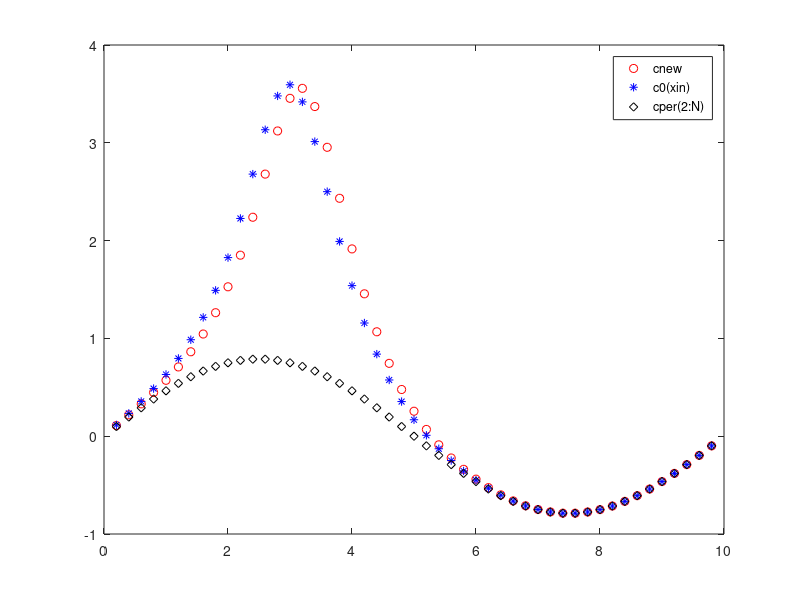

Source code (MATLAB):
% writing  the for loop in vector form:


%if we have periodic boundary condition



clear all
close all
format long
clc

L = 10;
T = 6;
ni = 0.1;

c0 = @(x) sin(2 * pi * x / L);


% boundary condition ( homogenous )
g0 = @(t)  0;
gL = @(t)  0;


nivar = @(x, t) ni * (ones(size(x)) );%+ cos(2 * pi * x / L).^2) + (1+ 0.2 * sin(t));

s = @(x) exp(-(x-L*0.3).^2/(L*0.05)^2);


N = 50;
nstep = 100;


dx = L / N;
dt = T / nstep;
% this is the mesh:
x = [0 : dx : L]';
xhalf = [dx * 0.5 : dx : L - dx * 0.5]';


xin = [dx : dx : L - dx]'; % for dirichlet boundary condition
xper = [0 : dx : L - dx]'; % for periodic boundary condition



c0per = c0(xper);
c0hat = fft(c0per);

omega = 2 * pi / L;
kk = [0 : N/2, -N/2 + 1 : -1]';
alphak = ni * (j * omega * kk) .^ 2;
chat = exp(alphak * T) .* c0hat;

cper= ifft(chat);


dt * ni / (dx.^2);

cold = c0(xin);
cnew = cold;
cnew1 = cold; 
cold1 = cold;
t = 0;

A = zeros(N-1);
b = zeros(N-1, 1);
dtdx2=dt/dx^2;


for n = 1 : nstep
    
    b = s(xin) * dt;
    b(1,1) = b(1, 1) + dtdx2 * nivar(xhalf(1),t) * g0(t);

    b(N-1, 1) = b(N-1, 1) + dtdx2 * nivar(xhalf(N), t) * gL(t);


    A = diag(ones(N-1, 1) - nivar(xhalf(2:N), t) * dtdx2 - nivar(xhalf(1:N-1), t) * dtdx2);
    A = A + diag(nivar(xhalf(3:N), t) * dtdx2, 1) + diag(nivar(xhalf(1:N-2), t) * dtdx2, -1);


%     cnew(1) = cold(1) + dt * ( nivar(xhalf(2) , t) * (cold(2) -  cold(1)) ...
%                                  - nivar(xhalf( 1) , t) * (cold(1)   - g0(t))) /(dx^2) + dt * s(xper(1));


    cnew(1) = cold(1) * (1 - nivar(xhalf(2), t) * dtdx2 - nivar(xhalf(1), t) * dtdx2)...
            + cold(2) * nivar(xhalf(2), t) * dtdx2 ...
            +g0(t) * nivar(xhalf(1), t) * dtdx2 + s(xper(1))*dt;
            + cold()


    for i = 2 : N-2 
        
%         cnew(i) = cold(i) + dt * ( nivar(xhalf(i + 1) , t) * (cold(i+1) -  cold(i)) ...
%                                  - nivar(xhalf( i)    , t) * (cold(i)   - cold(i-1))) /(dx^2)+ dt* s(xper(i));
         
        cnew(i) = cold(i) * (1 - nivar(xhalf(i + 1), t) * dtdx2 - nivar(xhalf(i), t)*dtdx2)...
                 + cold(i+1) * (nivar(xhalf(i+1), t) * dtdx2)...
                 + cold(i-1) * (nivar(xhalf(i), t) * dtdx2) + dt * s(xper(i))


                    % this inner loop here can be written as the
                    % multipllication of a vecot plus a constant term in
                    % order to get things easier in systems, we need:
                    % Cnew = A * cold + b instead of the whole loop here

    end
    
    cnew(N-1) = cold(N-1) + dt * ( nivar(xhalf(N) , t) * (gL(t) -  cold(N-1)) ...
                                 - nivar(xhalf( N-1), t) * (cold(N-1)   - cold(N-2))) /(dx^2) + dt*s(xper(i));
    
    cnew1 = A * cold1 + b;
    cold = cnew;
    cold1 = cnew1;
    t = t + dt;
   
end

plot(xin, cnew, 'ro', xin, cnew1, 'b*', xin, cper(2:N), 'kd')
legend('cnew', 'c0(xin)', 'cper(2:N)')

% err = abs(cnew - cper(1:N));
% figure()
% plot(xper, err, 'bo')
% norm(err, 2)/ norm(xper(1:N), 2)
% norm(err, inf) / norm(cper(1:N), inf)